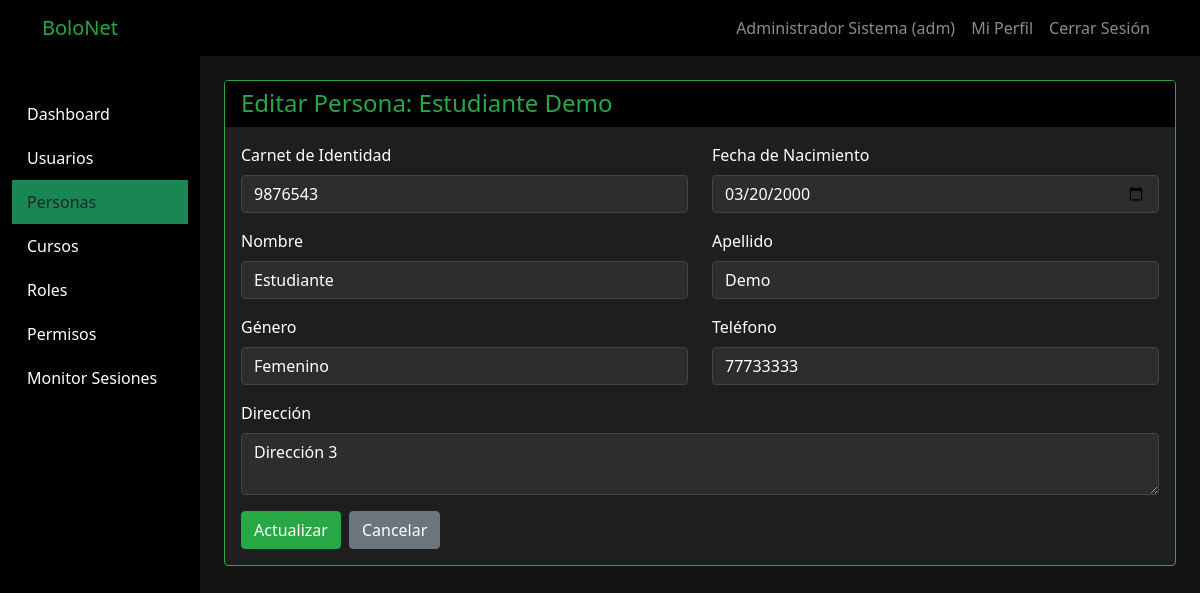
Screenshot of /personas.php?action=edit&id=3 (signed in) with the database file from the repository.
### tables this page shows
CREATE TABLE persona (
    id INT PRIMARY KEY AUTO_INCREMENT,
    ci VARCHAR(20) NOT NULL UNIQUE,
    nombre VARCHAR(100) NOT NULL,
    apellido VARCHAR(100) NOT NULL,
    fecha_nacimiento DATE NOT NULL,
    genero ENUM('M', 'F', 'O') NOT NULL,
    telefono VARCHAR(15),
    direccion TEXT,
    creado_en TIMESTAMP DEFAULT CURRENT_TIMESTAMP,
    actualizado_en TIMESTAMP DEFAULT CURRENT_TIMESTAMP ON UPDATE CURRENT_TIMESTAMP
);

### controllers/PersonaController.php (called while the page is built, shortened)
<?php
class PersonaController {
    private $persona;
    public function __construct() {
        require_once __DIR__ . '/../models/Persona.php';
        $this->persona = new Persona();
    }
    public function edit($id) {
        $persona = $this->persona->getById($id);
        require_once __DIR__ . '/../views/layouts/header.php';
        require_once __DIR__ . '/../views/personas/edit.php';
        require_once __DIR__ . '/../views/layouts/footer.php';
    }
}
?>

### models/Database.php (called while the page is built, shortened)
<?php
class Database {
    private static $connection = null;
    public static function getConnection() {
        if (self::$connection === null) {
            self::$connection = new mysqli(DB_HOST, DB_USER, DB_PASS, DB_NAME);
            self::$connection->set_charset("utf8");
        }
        return self::$connection;
    }
}

### models/Persona.php (called while the page is built, shortened)
<?php
class Persona {
    private $db;
    public function __construct() {
        require_once __DIR__ . '/Database.php';
        $this->db = Database::getConnection();
    }
    public function getById($id) {
        $sql = "SELECT * FROM persona WHERE id = ?";
        $stmt = $this->db->prepare($sql);
        $stmt->bind_param("i", $id);
        $stmt->execute();
        return $stmt->get_result()->fetch_assoc();
    }
}
?>

### views/personas/edit.php (the view, shortened to what this page needs)
<div class="card">
    <div class="card-header">
        <h4 class="mb-0">Editar Persona: <?php echo htmlspecialchars($persona['nombre'] . ' ' . $persona['apellido']); ?></h4>
    </div>
    <div class="card-body">
        <form method="POST" action="">
            <div class="row">
                <div class="col-md-6 mb-3">
                    <label class="form-label">Carnet de Identidad</label>
                    <input type="text" name="ci" class="form-control" value="<?php echo htmlspecialchars($persona['ci']); ?>" required>
                </div>
                <div class="col-md-6 mb-3">
                    <label class="form-label">Fecha de Nacimiento</label>
                    <input type="date" name="fecha_nacimiento" class="form-control" value="<?php echo htmlspecialchars($persona['fecha_nacimiento']); ?>" required>
                </div>
            </div>
            <div class="row">
                <div class="col-md-6 mb-3">
                    <label class="form-label">Nombre</label>
                    <input type="text" name="nombre" class="form-control" value="<?php echo htmlspecialchars($persona['nombre']); ?>" required>
                </div>
                <div class="col-md-6 mb-3">
                    <label class="form-label">Apellido</label>
                    <input type="text" name="apellido" class="form-control" value="<?php echo htmlspecialchars($persona['apellido']); ?>" required>
                </div>
            </div>
            <div class="row">
                <div class="col-md-6 mb-3">
                    <label class="form-label">Género</label>
                    <select name="genero" class="form-control" required>
                        <option value="F" <?php echo $persona['genero'] == 'F' ? 'selected' : ''; ?>>Femenino</option>
                    </select>
                </div>
                <div class="col-md-6 mb-3">
                    <label class="form-label">Teléfono</label>
                    <input type="text" name="telefono" class="form-control" value="<?php echo htmlspecialchars($persona['telefono'] ?? ''); ?>">
                </div>
            </div>
            <div class="mb-3">
                <label class="form-label">Dirección</label>
                <textarea name="direccion" class="form-control" rows="2"><?php echo htmlspecialchars($persona['direccion'] ?? ''); ?></textarea>
            </div>
            <div class="d-flex gap-2">
                <button type="submit" class="btn btn-success">Actualizar</button>
                <a href="personas.php" class="btn btn-secondary">Cancelar</a>
            </div>
        </form>
    </div>
</div>

### views/layouts/header.php (style rules this page uses)
body { background-color: #121212 !important; color: #ffffff !important; }
.card { background-color: #1e1e1e !important; border-color: #28a745 !important; }
.card-header { background-color: #000000 !important; color: #28a745 !important; }
.btn-success { background-color: #28a745; border-color: #28a745; }
.form-control { background-color: #2d2d2d !important; border-color: #444 !important; color: #ffffff !important; }

### rows the page displays
persona: nombre+apellido "Estudiante Demo", ci "9876543", fecha_nacimiento "03/20/2000", nombre "Estudiante", apellido "Demo", genero "Femenino", telefono "77733333", direccion "Dirección 3"

### other values shown
SITE_NAME "BoloNet"
$_SESSION['user_name'] "Administrador Sistema"
$_SESSION['user_role'] "adm"
